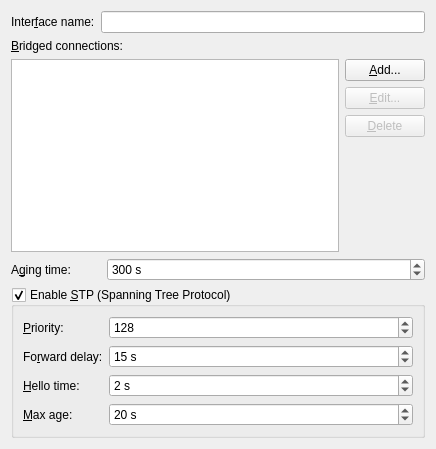
<?xml version="1.0" encoding="UTF-8"?>
<ui version="4.0">
 <class>BridgeWidget</class>
 <widget class="QWidget" name="BridgeWidget">
  <property name="geometry">
   <rect>
    <x>0</x>
    <y>0</y>
    <width>436</width>
    <height>449</height>
   </rect>
  </property>
  <layout class="QGridLayout" name="gridLayout_2">
   <item row="0" column="0">
    <widget class="QLabel" name="label">
     <property name="text">
      <string>Inter&amp;face name:</string>
     </property>
     <property name="buddy">
      <cstring>ifaceName</cstring>
     </property>
    </widget>
   </item>
   <item row="0" column="1" colspan="2">
    <widget class="QLineEdit" name="ifaceName"/>
   </item>
   <item row="1" column="0" colspan="3">
    <widget class="QLabel" name="label_7">
     <property name="text">
      <string>&amp;Bridged connections:</string>
     </property>
     <property name="buddy">
      <cstring>bridges</cstring>
     </property>
    </widget>
   </item>
   <item row="2" column="0" colspan="3">
    <layout class="QGridLayout" name="gridLayout">
     <item row="0" column="0" rowspan="4">
      <widget class="KListWidget" name="bridges">
       <property name="editTriggers">
        <set>QAbstractItemView::NoEditTriggers</set>
       </property>
       <property name="alternatingRowColors">
        <bool>true</bool>
       </property>
       <property name="uniformItemSizes">
        <bool>true</bool>
       </property>
      </widget>
     </item>
     <item row="0" column="1">
      <widget class="KPushButton" name="btnAdd">
       <property name="text">
        <string>&amp;Add...</string>
       </property>
       <property name="icon">
        <iconset theme="list-add">
         <normaloff/>
        </iconset>
       </property>
      </widget>
     </item>
     <item row="1" column="1">
      <widget class="KPushButton" name="btnEdit">
       <property name="enabled">
        <bool>false</bool>
       </property>
       <property name="text">
        <string>&amp;Edit...</string>
       </property>
       <property name="icon">
        <iconset theme="configure">
         <normaloff/>
        </iconset>
       </property>
      </widget>
     </item>
     <item row="2" column="1">
      <widget class="KPushButton" name="btnDelete">
       <property name="enabled">
        <bool>false</bool>
       </property>
       <property name="text">
        <string>&amp;Delete</string>
       </property>
       <property name="icon">
        <iconset theme="edit-delete">
         <normaloff/>
        </iconset>
       </property>
      </widget>
     </item>
     <item row="3" column="1">
      <spacer name="verticalSpacer">
       <property name="orientation">
        <enum>Qt::Vertical</enum>
       </property>
       <property name="sizeHint" stdset="0">
        <size>
         <width>20</width>
         <height>40</height>
        </size>
       </property>
      </spacer>
     </item>
    </layout>
   </item>
   <item row="3" column="0" colspan="2">
    <widget class="QLabel" name="label_2">
     <property name="text">
      <string>A&amp;ging time:</string>
     </property>
     <property name="buddy">
      <cstring>agingTime</cstring>
     </property>
    </widget>
   </item>
   <item row="3" column="2">
    <widget class="QSpinBox" name="agingTime">
     <property name="sizePolicy">
      <sizepolicy hsizetype="MinimumExpanding" vsizetype="Fixed">
       <horstretch>0</horstretch>
       <verstretch>0</verstretch>
      </sizepolicy>
     </property>
     <property name="suffix">
      <string comment="seconds"> s</string>
     </property>
     <property name="maximum">
      <number>999999999</number>
     </property>
     <property name="value">
      <number>300</number>
     </property>
    </widget>
   </item>
   <item row="4" column="0" colspan="3">
    <widget class="QGroupBox" name="stpGroup">
     <property name="title">
      <string>Enable &amp;STP (Spanning Tree Protocol)</string>
     </property>
     <property name="checkable">
      <bool>true</bool>
     </property>
     <layout class="QFormLayout" name="formLayout">
      <item row="0" column="0">
       <widget class="QLabel" name="label_3">
        <property name="text">
         <string>&amp;Priority:</string>
        </property>
        <property name="buddy">
         <cstring>priority</cstring>
        </property>
       </widget>
      </item>
      <item row="0" column="1">
       <widget class="QSpinBox" name="priority">
        <property name="sizePolicy">
         <sizepolicy hsizetype="MinimumExpanding" vsizetype="Fixed">
          <horstretch>0</horstretch>
          <verstretch>0</verstretch>
         </sizepolicy>
        </property>
        <property name="maximum">
         <number>999999999</number>
        </property>
        <property name="value">
         <number>128</number>
        </property>
       </widget>
      </item>
      <item row="1" column="0">
       <widget class="QLabel" name="label_4">
        <property name="text">
         <string>Fo&amp;rward delay:</string>
        </property>
        <property name="buddy">
         <cstring>forwardDelay</cstring>
        </property>
       </widget>
      </item>
      <item row="1" column="1">
       <widget class="QSpinBox" name="forwardDelay">
        <property name="sizePolicy">
         <sizepolicy hsizetype="MinimumExpanding" vsizetype="Fixed">
          <horstretch>0</horstretch>
          <verstretch>0</verstretch>
         </sizepolicy>
        </property>
        <property name="suffix">
         <string comment="seconds"> s</string>
        </property>
        <property name="maximum">
         <number>999999999</number>
        </property>
        <property name="value">
         <number>15</number>
        </property>
       </widget>
      </item>
      <item row="2" column="0">
       <widget class="QLabel" name="label_5">
        <property name="text">
         <string>&amp;Hello time:</string>
        </property>
        <property name="buddy">
         <cstring>helloTime</cstring>
        </property>
       </widget>
      </item>
      <item row="2" column="1">
       <widget class="QSpinBox" name="helloTime">
        <property name="sizePolicy">
         <sizepolicy hsizetype="MinimumExpanding" vsizetype="Fixed">
          <horstretch>0</horstretch>
          <verstretch>0</verstretch>
         </sizepolicy>
        </property>
        <property name="suffix">
         <string comment="seconds"> s</string>
        </property>
        <property name="maximum">
         <number>999999999</number>
        </property>
        <property name="value">
         <number>2</number>
        </property>
       </widget>
      </item>
      <item row="3" column="0">
       <widget class="QLabel" name="label_6">
        <property name="text">
         <string>&amp;Max age:</string>
        </property>
        <property name="buddy">
         <cstring>maxAge</cstring>
        </property>
       </widget>
      </item>
      <item row="3" column="1">
       <widget class="QSpinBox" name="maxAge">
        <property name="sizePolicy">
         <sizepolicy hsizetype="MinimumExpanding" vsizetype="Fixed">
          <horstretch>0</horstretch>
          <verstretch>0</verstretch>
         </sizepolicy>
        </property>
        <property name="suffix">
         <string comment="seconds"> s</string>
        </property>
        <property name="maximum">
         <number>999999999</number>
        </property>
        <property name="value">
         <number>20</number>
        </property>
       </widget>
      </item>
     </layout>
    </widget>
   </item>
  </layout>
 </widget>
 <customwidgets>
  <customwidget>
   <class>KPushButton</class>
   <extends>QPushButton</extends>
   <header>kpushbutton.h</header>
  </customwidget>
  <customwidget>
   <class>KListWidget</class>
   <extends>QListWidget</extends>
   <header>klistwidget.h</header>
  </customwidget>
 </customwidgets>
 <tabstops>
  <tabstop>ifaceName</tabstop>
  <tabstop>bridges</tabstop>
  <tabstop>btnAdd</tabstop>
  <tabstop>btnEdit</tabstop>
  <tabstop>btnDelete</tabstop>
  <tabstop>agingTime</tabstop>
  <tabstop>stpGroup</tabstop>
  <tabstop>priority</tabstop>
  <tabstop>forwardDelay</tabstop>
  <tabstop>helloTime</tabstop>
  <tabstop>maxAge</tabstop>
 </tabstops>
 <resources/>
 <connections/>
</ui>
